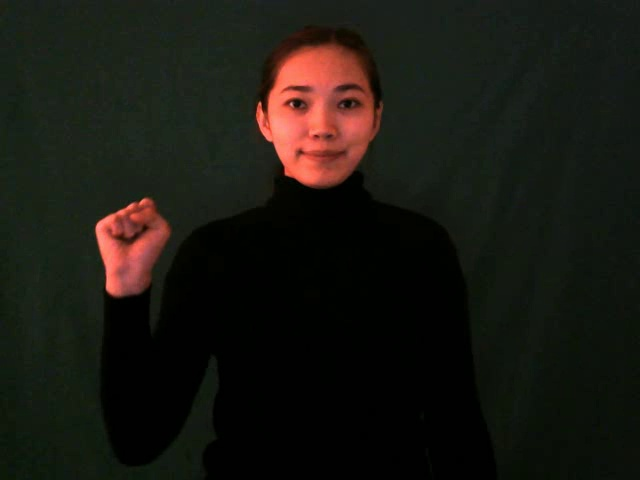
#> input picture kazakh_alphabet/a/0.png, 640 x 480 px
$ python manage.py.py
#> lines starting #> are read from the running program, lines starting #| are printed output that depends on the picture
import cv2
import numpy as np
import os
import skimage.color
import skimage.io
import matplotlib.pyplot as plt


IMAGE_PATH = "kazakh_alphabet/a/0.png"

DATASET = 'kazakh_alphabet'
files = []
for name in os.listdir(DATASET):
    if '.' not in name:
        files += [DATASET + '/' + name + '/' + n for n in os.listdir(DATASET + '/' + name) if n[-4:] == '.png']


image = skimage.io.imread(fname=files[0], as_gray=True)
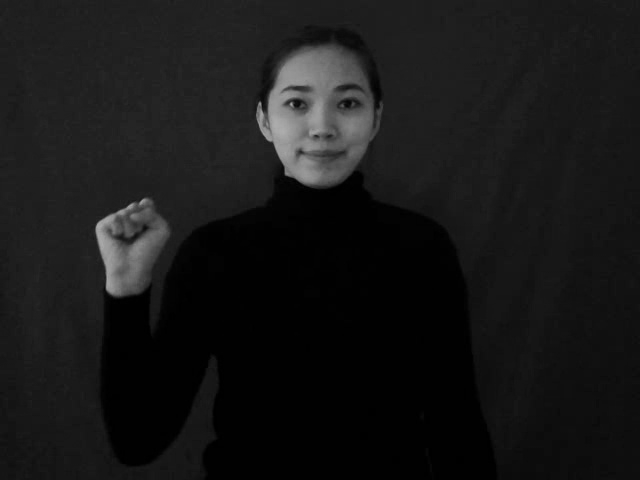
#> image: shape (480, 640) float64; min 0, max 0.684, mean 0.0929
histogram, bin_edges = np.histogram(image, bins=256, range=(0, 1))
#> histogram = 256 values, max 75699 at index 1, min 0 at index 176, mean 1200; bin_edges = 257 values from 0 to 1

for i in range(1, len(files)):
    image = skimage.io.imread(fname=files[i], as_gray=True)
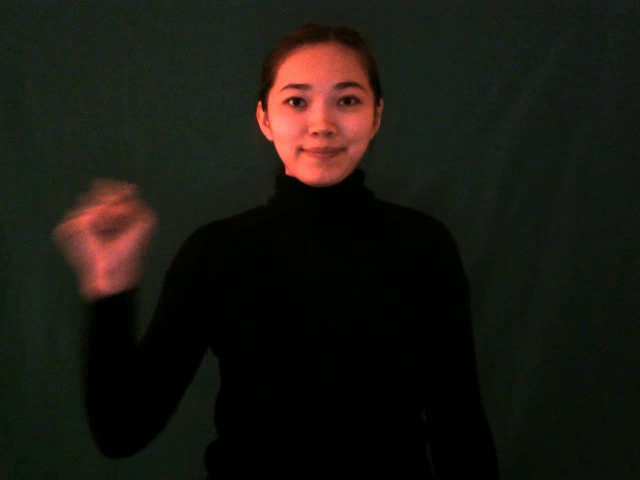
#> input picture kazakh_alphabet/a/15.png, 640 x 480 px
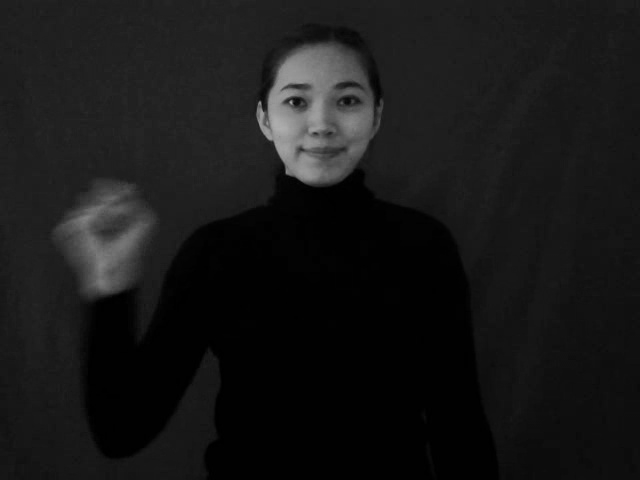
#> image: shape (480, 640) float64; min 0, max 0.691, mean 0.0931
    hist, bin_edges = np.histogram(image, bins=256, range=(0, 1))
#> hist = 256 values, max 74874 at index 1, min 0 at index 177, mean 1200
    histogram += hist
#> histogram = 256 values, max 150573 at index 1, min 0 at index 177, mean 2400
#> pass 2 of the loop `for i in range(1, len(files)):`:
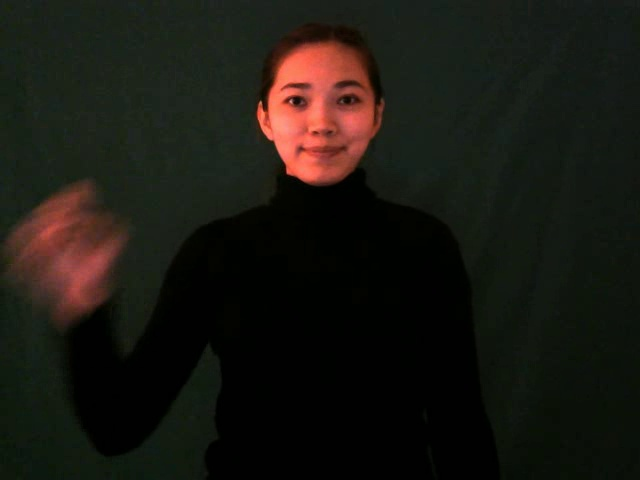
#> input picture kazakh_alphabet/a/18.png, 640 x 480 px
#> `image = skimage.io.imread(fname=files[i], as_gray=True)`:
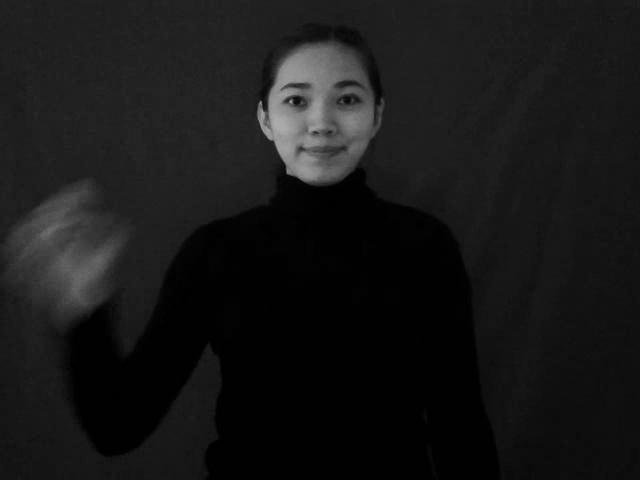
#> image: shape (480, 640) float64; min 0, max 0.684, mean 0.0931
#> hist = 256 values, max 73622 at index 1, min 0 at index 174, mean 1200
#> `histogram += hist`: histogram = 256 values, max 224195 at index 1, min 0 at index 177, mean 3600

plt.figure()
plt.title("Grayscale Histogram")
plt.xlabel("grayscale value")
plt.ylabel("pixel count")
plt.xlim([0.0, 1.0])
plt.plot(bin_edges[0:-1], histogram)
plt.show()
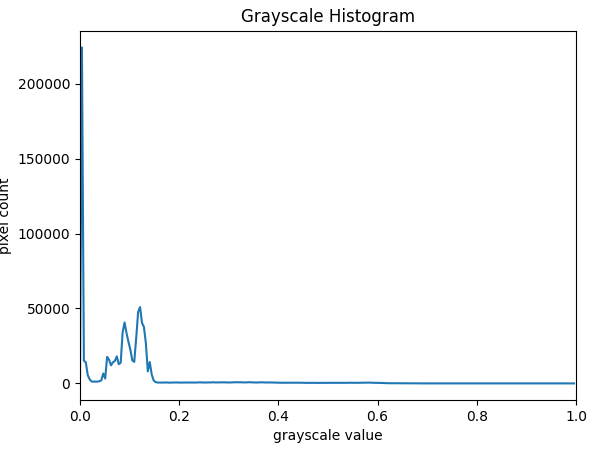
#> figure drawn by matplotlib, 1 panel; curve peaks at x = 0.00391, y = 224195
plt.savefig('hist.png')
